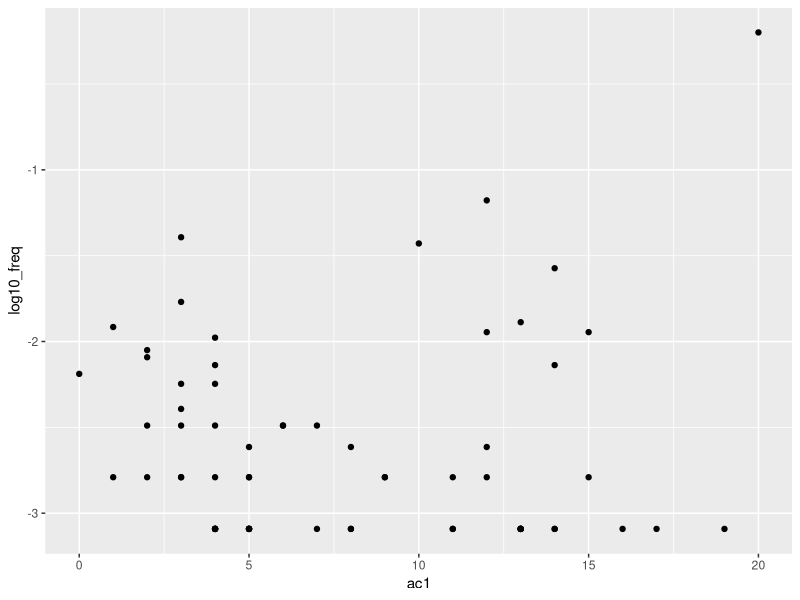
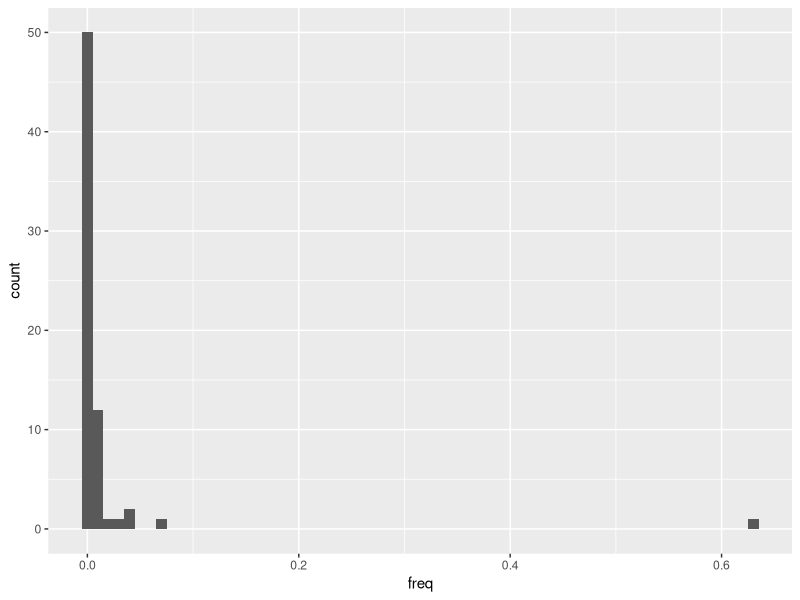

Write the R code that produced these figures, in order.
#!/usr/bin/Rscript

pdf(NULL)
suppressMessages(library(ggplot2))
suppressMessages(library(dplyr))
suppressMessages(library(tidyr))
suppressMessages(library(stringr))

freqs <- read.csv('frequencies.csv', sep = '\t') |>
    mutate(ac0 = str_count(haplotype, '0'), ac1 = str_count(haplotype, '1'))

ggplot(freqs) +
    geom_point(aes(ac1, log10_freq))

ggplot(freqs) +
    geom_histogram(aes(freq), binwidth = 0.01)
